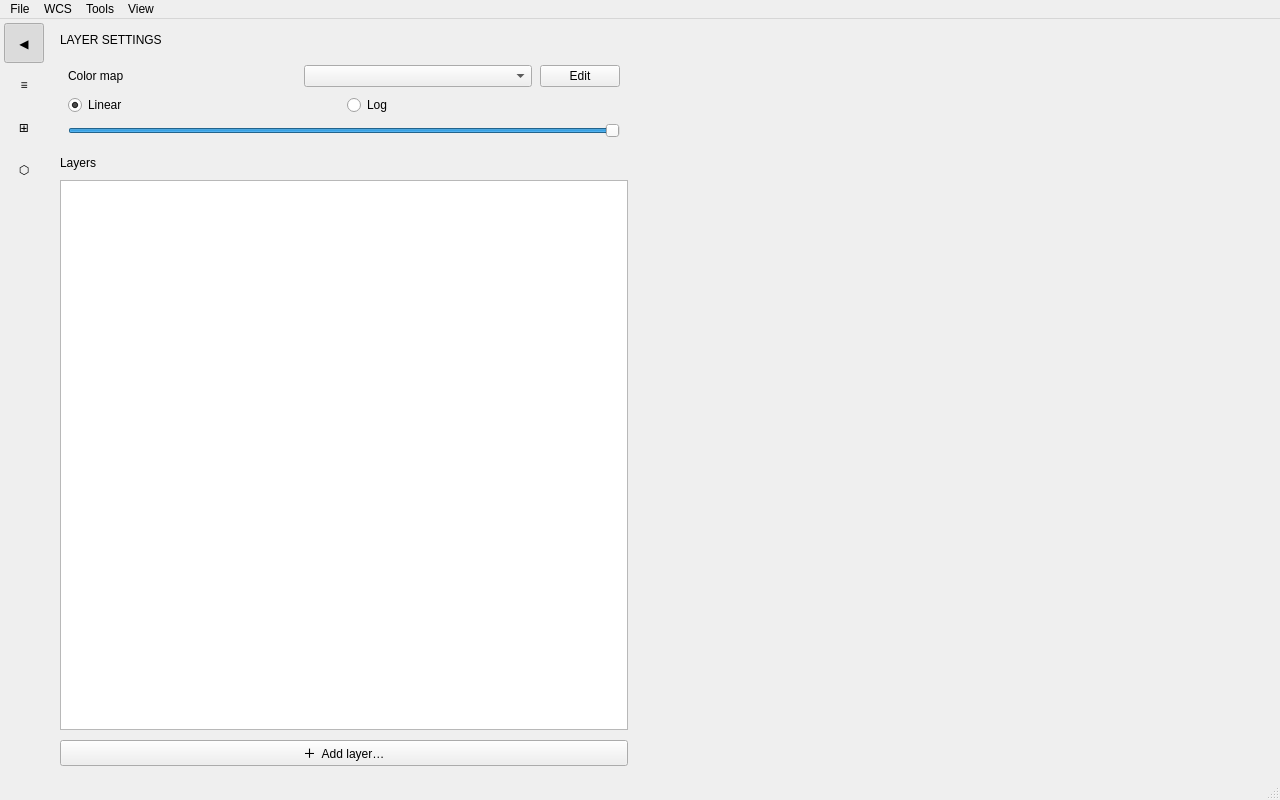
<?xml version="1.0" encoding="UTF-8"?>
<ui version="4.0">
 <class>vtkWindowImage</class>
 <widget class="QMainWindow" name="vtkWindowImage">
  <property name="geometry">
   <rect>
    <x>0</x>
    <y>0</y>
    <width>1280</width>
    <height>800</height>
   </rect>
  </property>
  <property name="minimumSize">
   <size>
    <width>1280</width>
    <height>720</height>
   </size>
  </property>
  <property name="windowTitle">
   <string>vtkWindowImage</string>
  </property>

  <widget class="QWidget" name="centralwidget">
   <!-- Root horizontal split: sidebar (left) | viewer (right) -->
   <layout class="QHBoxLayout" name="mainHLayout">
    <property name="spacing"><number>0</number></property>
    <property name="leftMargin"><number>0</number></property>
    <property name="topMargin"><number>0</number></property>
    <property name="rightMargin"><number>0</number></property>
    <property name="bottomMargin"><number>0</number></property>

    <!-- ══ LEFT SIDEBAR ══════════════════════════════════════════════════ -->
    <item>
     <widget class="QWidget" name="sidebarContainer">
      <property name="minimumWidth"><number>48</number></property>
      <property name="maximumWidth"><number>320</number></property>
      <layout class="QHBoxLayout" name="sidebarHLayout">
       <property name="spacing"><number>0</number></property>
       <property name="leftMargin"><number>0</number></property>
       <property name="topMargin"><number>0</number></property>
       <property name="rightMargin"><number>0</number></property>
       <property name="bottomMargin"><number>0</number></property>

       <!-- ── Icon rail (always visible, 48px fixed) ──────────────────── -->
       <item>
        <widget class="QWidget" name="sidebarRail">
         <property name="minimumWidth"><number>48</number></property>
         <property name="maximumWidth"><number>48</number></property>
         <layout class="QVBoxLayout" name="railVLayout">
          <property name="spacing"><number>2</number></property>
          <property name="leftMargin"><number>4</number></property>
          <property name="topMargin"><number>4</number></property>
          <property name="rightMargin"><number>4</number></property>
          <property name="bottomMargin"><number>4</number></property>

          <!-- Collapse / expand toggle -->
          <item>
           <widget class="QToolButton" name="btnToggleSidebar">
            <property name="text"><string>◀</string></property>
            <property name="checkable"><bool>true</bool></property>
            <property name="checked"><bool>true</bool></property>
            <property name="toolTip"><string>Collapse controls sidebar</string></property>
            <property name="autoRaise"><bool>true</bool></property>
            <property name="minimumSize">
             <size><width>40</width><height>40</height></size>
            </property>
           </widget>
          </item>

          <!-- Section: Layer settings -->
          <item>
           <widget class="QToolButton" name="railBtnLayer">
            <property name="text"><string>≡</string></property>
            <property name="toolTip"><string>Layer settings</string></property>
            <property name="autoRaise"><bool>true</bool></property>
            <property name="minimumSize">
             <size><width>40</width><height>40</height></size>
            </property>
           </widget>
          </item>

          <!-- Section: Catalogue -->
          <item>
           <widget class="QToolButton" name="railBtnCatalogue">
            <property name="text"><string>⊞</string></property>
            <property name="toolTip"><string>Catalogue</string></property>
            <property name="autoRaise"><bool>true</bool></property>
            <property name="minimumSize">
             <size><width>40</width><height>40</height></size>
            </property>
           </widget>
          </item>

          <!-- Section: 3D View -->
          <item>
           <widget class="QToolButton" name="railBtn3D">
            <property name="text"><string>⬡</string></property>
            <property name="toolTip"><string>3D View</string></property>
            <property name="autoRaise"><bool>true</bool></property>
            <property name="minimumSize">
             <size><width>40</width><height>40</height></size>
            </property>
           </widget>
          </item>

          <!-- Push rail buttons to the top -->
          <item>
           <spacer name="railVSpacer">
            <property name="orientation"><enum>Qt::Vertical</enum></property>
            <property name="sizeHint" stdset="0">
             <size><width>20</width><height>40</height></size>
            </property>
           </spacer>
          </item>

         </layout>
        </widget>
       </item>

       <!-- ── Stacked content panel (hidden when collapsed) ─────────── -->
       <item>
        <widget class="QScrollArea" name="sidebarScrollArea">
         <property name="frameShape"><enum>QFrame::NoFrame</enum></property>
         <property name="widgetResizable"><bool>true</bool></property>
         <property name="horizontalScrollBarPolicy">
          <enum>Qt::ScrollBarAlwaysOff</enum>
         </property>

         <widget class="QStackedWidget" name="sidebarStack">
          <property name="currentIndex"><number>0</number></property>

          <!-- ══ Page 0 — Layer Settings ════════════════════════════════ -->
          <widget class="QWidget" name="pageLayer">
           <layout class="QVBoxLayout" name="layoutPageLayer">
            <property name="leftMargin"><number>12</number></property>
            <property name="topMargin"><number>14</number></property>
            <property name="rightMargin"><number>12</number></property>
            <property name="bottomMargin"><number>12</number></property>
            <property name="spacing"><number>10</number></property>

            <item>
             <widget class="QLabel" name="labelLayerHdr">
              <property name="text"><string>LAYER SETTINGS</string></property>
             </widget>
            </item>

            <!-- LUT + scale + opacity controls -->
            <item>
             <widget class="QFrame" name="frameLayerControls">
              <property name="frameShape"><enum>QFrame::NoFrame</enum></property>
              <layout class="QVBoxLayout" name="layoutFrameLayer">
               <property name="leftMargin"><number>8</number></property>
               <property name="topMargin"><number>8</number></property>
               <property name="rightMargin"><number>8</number></property>
               <property name="bottomMargin"><number>8</number></property>
               <property name="spacing"><number>8</number></property>

               <!-- Colour map on one line: label, the combo, and an inline
                    "Edit" link into the LUT customizer — the same row the cube
                    viewer uses. A full-width "Advanced…" button below the combo
                    read as a second, unrelated control. -->
               <item>
                <layout class="QHBoxLayout" name="hboxColorMap">
                 <property name="spacing"><number>8</number></property>
                 <item>
                  <widget class="QLabel" name="labelColorMap">
                   <property name="text"><string>Color map</string></property>
                  </widget>
                 </item>
                 <item>
                  <widget class="QComboBox" name="comboLut"/>
                 </item>
                 <item>
                  <widget class="QPushButton" name="btnLutEdit">
                   <property name="sizePolicy">
                    <sizepolicy hsizetype="Fixed" vsizetype="Fixed">
                     <horstretch>0</horstretch>
                     <verstretch>0</verstretch>
                    </sizepolicy>
                   </property>
                   <property name="text"><string>Edit</string></property>
                  </widget>
                 </item>
                </layout>
               </item>

               <!-- The scale radios are hidden at runtime (the LUT customizer
                    owns the full Linear / Log / Sqrt / Square / Power set), but
                    showCurrentLayerSettings still reads their state. -->
               <item>
                <layout class="QHBoxLayout" name="hboxScale">
                 <property name="spacing"><number>6</number></property>
                 <item>
                  <widget class="QRadioButton" name="radioLinear">
                   <property name="text"><string>Linear</string></property>
                   <property name="checked"><bool>true</bool></property>
                  </widget>
                 </item>
                 <item>
                  <widget class="QRadioButton" name="radioLog">
                   <property name="text"><string>Log</string></property>
                  </widget>
                 </item>
                </layout>
               </item>

               <item>
                <widget class="QSlider" name="sliderOpacity">
                 <property name="maximum"><number>100</number></property>
                 <property name="value"><number>100</number></property>
                 <property name="orientation">
                  <enum>Qt::Orientation::Horizontal</enum>
                 </property>
                </widget>
               </item>

              </layout>
             </widget>
            </item>

            <!-- Layer list sub-header, with the action that adds one. The
                 menu entry alone (File ▸ Add Image Layer…) was the only way in,
                 and nobody looks in a File menu for "another layer". -->
            <item>
             <layout class="QHBoxLayout" name="hboxLayerListHdr">
              <property name="spacing"><number>8</number></property>
              <item>
               <widget class="QLabel" name="labelLayerListHdr">
                <property name="text"><string>Layers</string></property>
               </widget>
              </item>
             </layout>
            </item>

            <!-- Layer list (expands to fill remaining space) -->
            <item>
             <widget class="QListView" name="listLayer">
              <property name="sizePolicy">
               <sizepolicy hsizetype="Expanding" vsizetype="Expanding">
                <horstretch>0</horstretch>
                <verstretch>1</verstretch>
               </sizepolicy>
              </property>
              <property name="dragEnabled"><bool>true</bool></property>
              <property name="dragDropMode">
               <enum>QAbstractItemView::DragDropMode::InternalMove</enum>
              </property>
              <property name="defaultDropAction">
               <enum>Qt::DropAction::MoveAction</enum>
              </property>
             </widget>
            </item>

            <item>
             <widget class="QPushButton" name="btnAddLayer">
              <property name="text"><string>＋  Add layer…</string></property>
              <property name="toolTip">
               <string>Overlay another FITS image on this one (⌘L). It must cover some of the same sky.</string>
              </property>
             </widget>
            </item>

           </layout>
          </widget>

          <!-- ══ Page 1 — Catalogue ══════════════════════════════════════ -->
          <widget class="QWidget" name="pageCatalogue">
           <layout class="QVBoxLayout" name="layoutPageCatalogue">
            <property name="leftMargin"><number>12</number></property>
            <property name="topMargin"><number>14</number></property>
            <property name="rightMargin"><number>12</number></property>
            <property name="bottomMargin"><number>12</number></property>
            <property name="spacing"><number>10</number></property>

            <item>
             <widget class="QLabel" name="labelCatalogueHdr">
              <property name="text"><string>CATALOGUE</string></property>
             </widget>
            </item>

            <!-- Action buttons -->
            <item>
             <widget class="QFrame" name="frameCatalogueActions">
              <property name="frameShape"><enum>QFrame::NoFrame</enum></property>
              <layout class="QHBoxLayout" name="hboxCatalogueActions">
               <property name="leftMargin"><number>4</number></property>
               <property name="topMargin"><number>4</number></property>
               <property name="rightMargin"><number>4</number></property>
               <property name="bottomMargin"><number>4</number></property>
               <property name="spacing"><number>8</number></property>
               <item>
                <widget class="QPushButton" name="btnSources">
                 <property name="sizePolicy">
                  <sizepolicy hsizetype="Expanding" vsizetype="Fixed">
                   <horstretch>0</horstretch>
                   <verstretch>0</verstretch>
                  </sizepolicy>
                 </property>
                 <property name="text"><string>Sources</string></property>
                </widget>
               </item>
               <item>
                <widget class="QPushButton" name="btnFilaments">
                 <property name="sizePolicy">
                  <sizepolicy hsizetype="Expanding" vsizetype="Fixed">
                   <horstretch>0</horstretch>
                   <verstretch>0</verstretch>
                  </sizepolicy>
                 </property>
                 <property name="text"><string>Filaments</string></property>
                </widget>
               </item>
              </layout>
             </widget>
            </item>


           </layout>
          </widget>

          <!-- ══ Page 2 — 3D View ══════════════════════════════════════ -->
          <widget class="QWidget" name="page3D">
           <layout class="QVBoxLayout" name="layoutPage3D">
            <property name="leftMargin"><number>12</number></property>
            <property name="topMargin"><number>14</number></property>
            <property name="rightMargin"><number>12</number></property>
            <property name="bottomMargin"><number>12</number></property>
            <property name="spacing"><number>10</number></property>

            <item>
             <widget class="QLabel" name="label3DHdr">
              <property name="text"><string>3D VIEW</string></property>
             </widget>
            </item>

            <item>
             <widget class="QFrame" name="frame3D">
              <property name="frameShape"><enum>QFrame::NoFrame</enum></property>
              <layout class="QVBoxLayout" name="layoutFrame3D">
               <property name="leftMargin"><number>8</number></property>
               <property name="topMargin"><number>8</number></property>
               <property name="rightMargin"><number>8</number></property>
               <property name="bottomMargin"><number>8</number></property>
               <property name="spacing"><number>8</number></property>
               <item>
                <widget class="QPushButton" name="btn3D">
                 <property name="sizePolicy">
                  <sizepolicy hsizetype="Expanding" vsizetype="Fixed">
                   <horstretch>0</horstretch>
                   <verstretch>0</verstretch>
                  </sizepolicy>
                 </property>
                 <property name="text"><string>Open 3D Viewer</string></property>
                </widget>
               </item>
              </layout>
             </widget>
            </item>

            <item>
             <spacer name="spacer3D">
              <property name="orientation"><enum>Qt::Vertical</enum></property>
              <property name="sizeHint" stdset="0">
               <size><width>20</width><height>40</height></size>
              </property>
             </spacer>
            </item>

           </layout>
          </widget>

         </widget>
        </widget>
       </item>

      </layout>
     </widget>
    </item>

    <!-- ══ RIGHT VIEWER ══════════════════════════════════════════════════ -->
    <item>
     <widget class="QWidget" name="viewerContainer">
      <layout class="QVBoxLayout" name="viewerVLayout">
       <property name="spacing"><number>0</number></property>
       <property name="leftMargin"><number>0</number></property>
       <property name="topMargin"><number>0</number></property>
       <property name="rightMargin"><number>0</number></property>
       <property name="bottomMargin"><number>0</number></property>
       <item>
        <widget class="QVTKOpenGLNativeWidget" name="vtk" native="true">
         <property name="sizePolicy">
          <sizepolicy hsizetype="Expanding" vsizetype="Expanding">
           <horstretch>0</horstretch>
           <verstretch>0</verstretch>
          </sizepolicy>
         </property>
        </widget>
       </item>
      </layout>
     </widget>
    </item>

   </layout>
  </widget>

  <!-- ══ MENU BAR ══════════════════════════════════════════════════════════ -->
  <widget class="QMenuBar" name="menubar">
   <property name="geometry">
    <rect>
     <x>0</x>
     <y>0</y>
     <width>1280</width>
     <height>30</height>
    </rect>
   </property>
   <widget class="QMenu" name="menuFile">
    <property name="title"><string>File</string></property>
    <addaction name="actionAddFITS"/>
   </widget>
   <widget class="QMenu" name="menuWCS">
    <property name="title"><string>WCS</string></property>
    <addaction name="actionGalactic"/>
    <addaction name="actionFK5"/>
    <addaction name="actionEcliptic"/>
   </widget>
   <widget class="QMenu" name="menuTools">
    <property name="title"><string>Tools</string></property>
    <addaction name="actionProfile"/>
   </widget>
   <widget class="QMenu" name="menuView">
    <property name="title"><string>View</string></property>
    <!-- actionShowControlsSidebar is added programmatically -->
   </widget>
   <addaction name="menuFile"/>
   <addaction name="menuWCS"/>
   <addaction name="menuTools"/>
   <addaction name="menuView"/>
  </widget>

  <widget class="QStatusBar" name="statusbar"/>

  <!-- ══ ACTIONS ═══════════════════════════════════════════════════════════ -->
  <action name="actionGalactic">
   <property name="checkable"><bool>true</bool></property>
   <property name="checked"><bool>true</bool></property>
   <property name="text"><string>Galactic</string></property>
  </action>
  <action name="actionFK5">
   <property name="checkable"><bool>true</bool></property>
   <property name="text"><string>FK5</string></property>
  </action>
  <action name="actionEcliptic">
   <property name="checkable"><bool>true</bool></property>
   <property name="text"><string>Ecliptic</string></property>
  </action>
  <action name="actionProfile">
   <property name="text"><string>Profile</string></property>
   <property name="shortcut"><string>Ctrl+P</string></property>
  </action>
  <action name="actionAddFITS">
   <property name="text"><string>Add Image Layer…</string></property>
   <property name="toolTip">
    <string>Overlay another FITS image on this one. It must cover some of the same sky.</string>
   </property>
   <property name="shortcut"><string>Ctrl+L</string></property>
  </action>

 </widget>

 <customwidgets>
  <customwidget>
   <class>QVTKOpenGLNativeWidget</class>
   <extends>QWidget</extends>
   <header location="global">QVTKOpenGLNativeWidget.h</header>
   <container>1</container>
  </customwidget>
 </customwidgets>

 <tabstops>
  <tabstop>comboLut</tabstop>
  <tabstop>radioLinear</tabstop>
  <tabstop>radioLog</tabstop>
  <tabstop>btnLutEdit</tabstop>
  <tabstop>sliderOpacity</tabstop>
  <tabstop>listLayer</tabstop>
  <tabstop>btnAddLayer</tabstop>
  <tabstop>btnSources</tabstop>
  <tabstop>btnFilaments</tabstop>
  <tabstop>btn3D</tabstop>
 </tabstops>

 <resources/>
 <connections/>
</ui>
